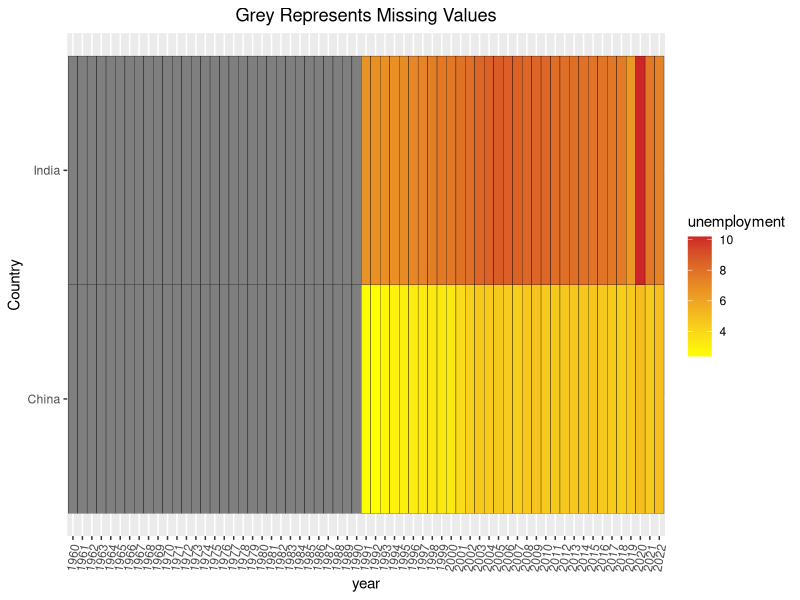
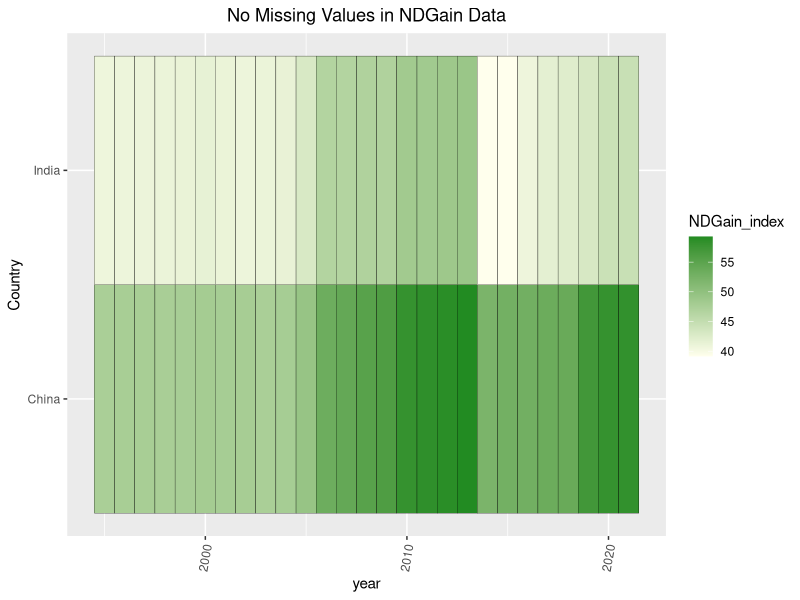
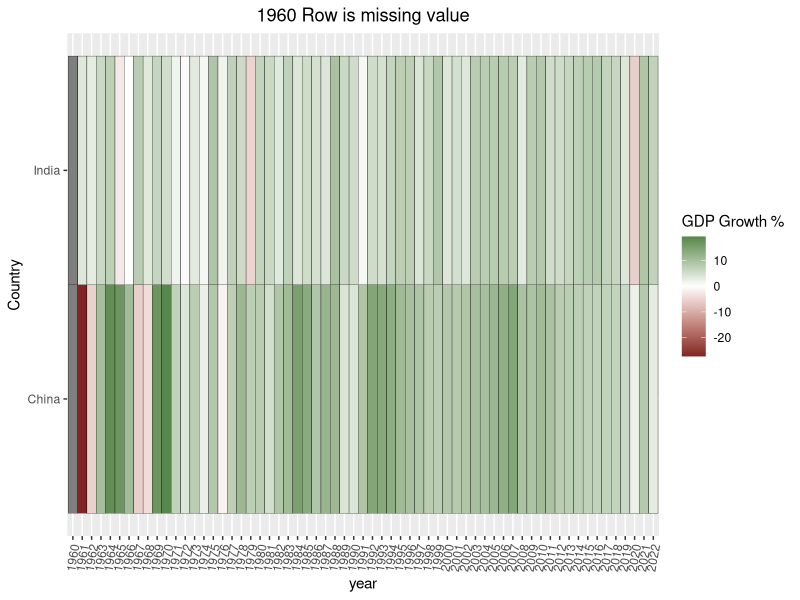

The R source for these figures, in order:
## ---- chunk 1
library(tidyr)
library(tidyverse)
library(ggplot2)
library(dplyr)
library(scales)

unemployment = read.csv("unemployment.csv")
chinaindia = unemployment[((unemployment$`Country` == 'China')| (unemployment$`Country` == 'India')) , ]
L = pivot_longer(chinaindia,cols='X1960':'X2022', names_to = "year", values_to = "unemployment")
L$year<-gsub("X","",as.character(L$year))
#L$year <- as.integer(L$year)

final = L[c("Country", "Indicator.Name", "year", "unemployment")]
## ---- chunk 2
ggplot(final, aes(year,Country, fill = unemployment)) +
  geom_tile(color = "Black") +
  theme(axis.text.x = element_text(angle = 80, vjust=0.5))+
  ggtitle("Grey Represents Missing Values")+
  scale_fill_continuous(low = "yellow", high = "firebrick3")+
  theme(plot.title = element_text(hjust = 0.5))
## ---- chunk 3
gain = read.csv("gain.csv")

chinaindiaclimate = gain[((gain$Name == 'China')| (gain$Name == 'India')) , ]
ciclonger = pivot_longer(chinaindiaclimate,cols='X1995':'X2021', names_to = "year", values_to = "NDGain_index")
ciclonger$year<-gsub("X","",as.character(ciclonger$year))
ciclonger$year <- as.integer(ciclonger$year)

finalcic = ciclonger[c("Name", "year", "NDGain_index")]
finalcic = finalcic %>% rename(Country = Name)
## ---- chunk 4
ggplot(finalcic, aes(year,Country, fill = NDGain_index)) +
  geom_tile(color = "Black") +
  theme(axis.text.x = element_text(angle = 80, vjust=0.5))+
  ggtitle("No Missing Values in NDGain Data")+
  scale_fill_continuous(low = "#FFFFED", high = "#228B22")+
  theme(plot.title = element_text(hjust = 0.5))

## ---- chunk 5
GDP = read.csv("GDP.csv")
chinaindia = GDP[((GDP$`Country.Name` == 'China')| (GDP$`Country.Name` == 'India')) , ]
L = pivot_longer(chinaindia,cols='X1960':'X2022', names_to = "year", values_to = "GDP Growth %")

L$year<-gsub("X","",as.character(L$year))
#L$year <- as.integer(L$year)

final = L[c("Country.Name", "Indicator.Name", "year", "GDP Growth %")]
final = final %>% rename(Country = `Country.Name`)


## ---- chunk 6

ggplot(final, aes(year,Country, fill = `GDP Growth %`)) +
  geom_tile(color = "Black") +
  theme(axis.text.x = element_text(angle = 80, vjust=0.5))+
  ggtitle("1960 Row is missing value")+ 
  scale_fill_gradient2(
    low = muted("red"),
    mid = "white",
    high = muted("green"),
    midpoint = 0
  )+
  theme(plot.title = element_text(hjust = 0.5))
